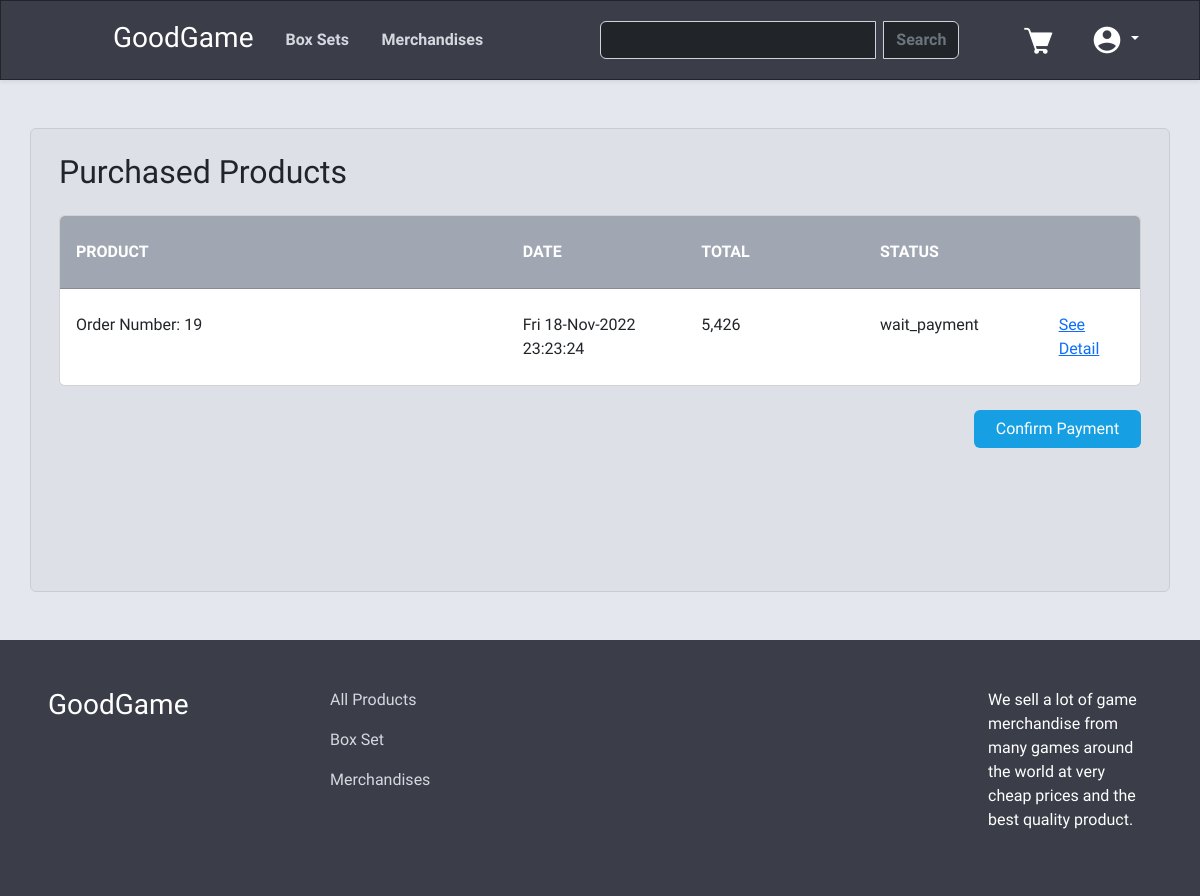
Before: /orders.php (signed in) with the older database file.
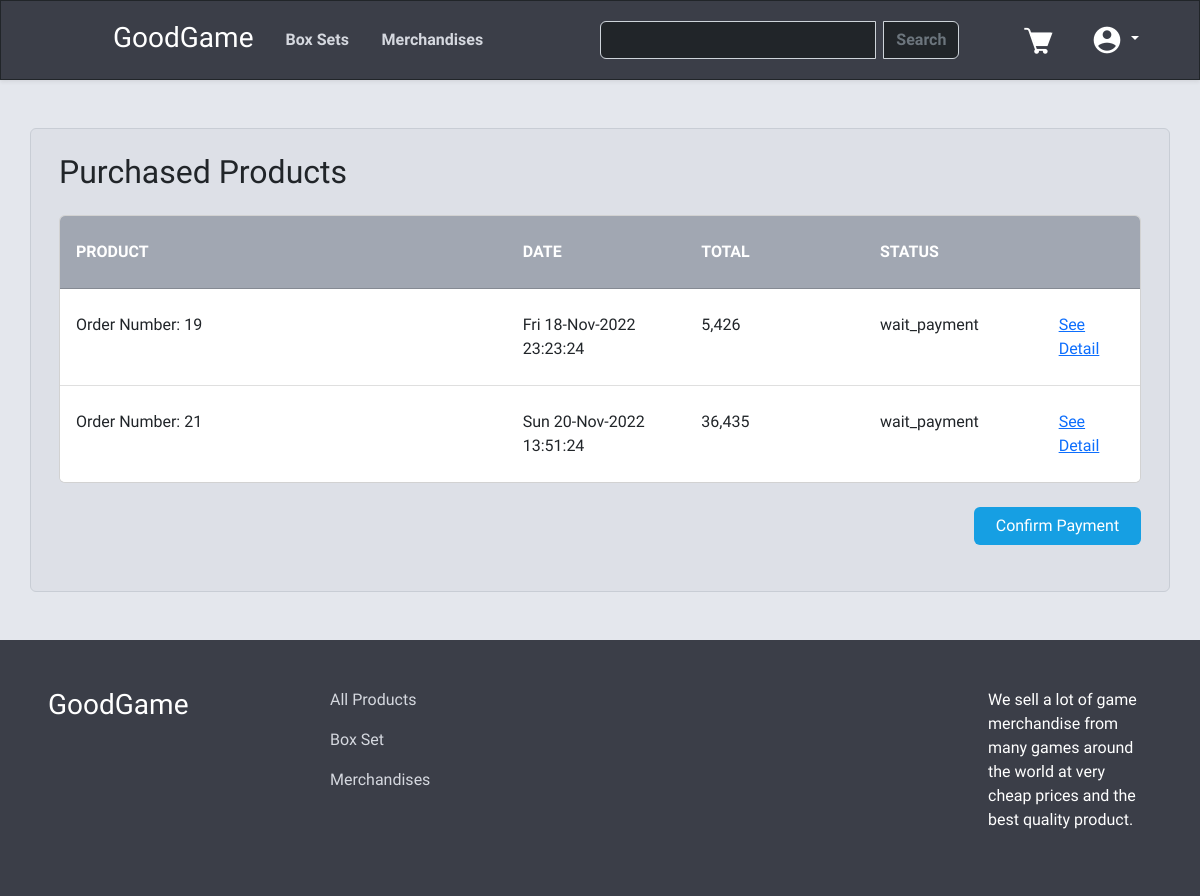
After: the same page with the newer database file.
### tables this page shows
CREATE TABLE "Order" (
	"Order_ID"	INTEGER NOT NULL,
	"CustomerID"	INTEGER NOT NULL,
	"Order_Status"	TEXT,
	"Ord_name"	TEXT,
	"Ord_lname"	TEXT,
	"Ord_address"	TEXT,
	"Ord_city"	TEXT,
	"Ord_province"	TEXT,
	"Ord_post"	TEXT,
	"Ord_phone"	TEXT,
	"Ord_total"	INTEGER,
	"Ord_date"	TEXT,
	PRIMARY KEY("Order_ID" AUTOINCREMENT)
);

### orders.php (the view, shortened to what this page needs)
<?php
include "navbar.php";
$sql = "SELECT * FROM 'Order' WHERE CustomerID =" . $_SESSION["ID"] . "";
$result = $db->query($sql);
?>
<html lang="en">
<head>
    <link rel="stylesheet" href="stylesorders.css">
    <link rel="stylesheet" href="stylesnavfoot.css">
</head>
<body>
    <div class="container-fluid main-container">
        <div class="container mt-5 mb-5 purchases-contain rounded">
            <h2 class="mt-4 mb-4 ms-3">Purchased Products</h2>
            <div class="card ms-3 me-3 mb-4">
                <div class="card-header head-list">
                    <div class="row mt-3">
                        <div class="col-5">
                            <p class="fw-bold text-white">PRODUCT</p>
                        </div>
                        <div class="col-2">
                            <p class="fw-bold text-white">DATE</p>
                        </div>
                        <div class="col-2">
                            <p class="fw-bold text-white">TOTAL</p>
                        </div>
                        <div class="col-2">
                            <p class="fw-bold text-white">STATUS</p>
                        </div>
                    </div>
                </div>
                <ul class="list-group list-group-flush">
                    <?php
                    while ($order = $result->fetchArray(SQLITE3_ASSOC)) {
                        echo '<li class="list-group-item">
                            <div class="row mt-3">
                                <div class="col-5">
                                    <p class=""> Order Number: ' . $order['Order_ID'] . '</p>
                                </div>
                                <div class="col-2">
                                    <p class="">' . $order['Ord_date'] . '</p>
                                </div>
                                <div class="col-2">
                                    <p class="">' . number_format($order['Ord_total']) . '</p>
                                </div>
                                <div class="col-2">
                                    <p class="">' . $order['Order_Status'] . '</p>
                                </div>
                                <div class="col-1">
                                    <a href="orderdetail.php?id=' . $order['Order_ID'] . '" class="button">See Detail</a>
                                </div>
                            </div>
                        </li>';
                    }
                    ?>
                </ul>
            </div>
            <div class="d-flex justify-content-end">
                <a class="btn btn-primary change-button me-3" href="sendreceipt.php">Confirm Payment</a>
            </div>
        </div>
    </div>
    <footer class="main-navbar">
        <div class="container-fluid p-5">
            <div class="row">
                <div class="col-3">
                    <h3><a class="nav-link text-white" href="index.php">GoodGame</a></h3>
                </div>
                <div class="col-7">
                    <a class="nav-link web-text-color pb-3" href="filter.php?filter_type=None">All Products</a>
                    <a class="nav-link web-text-color pb-3" href="filter.php?filter_type=Box Set">Box Set</a>
                    <a class="nav-link web-text-color pb-3" href="filter.php?filter_type=Merchandise">Merchandises</a>
                </div>
                <div class="col-2">
                    <p class="text-white">We sell a lot of game merchandise from many games around the world at very cheap prices and the best quality product.</p>
                </div>
            </div>
        </div>
    </footer>
</body>
</html>

### navbar.php (shortened to what this page needs)
<html lang="en">
<head>
    <link href="stylesnavfoot.css" rel="stylesheet">
    <link href="https://cdn.jsdelivr.net/npm/bootstrap@5.2.2/dist/css/bootstrap.min.css" rel="stylesheet">
</head>
<body>
    <nav class="navbar sticky-top main-navbar shadow-sm border border-dark">
        <ul class="nav me-auto ms-5">
            <li class="nav-item ms-5 mt-1">
                <h3><a class="nav-link text-white" href="index.php">GoodGame</a></h3>
            </li>
            <li class="nav-item me-5">
                <a class='nav-link web-text-color fw-bold text-in-nav' href='filter.php?filter_type=Box Set'>Box Sets</a>
            </li>
            <li class="nav-item ms-5">
                <a class="nav-link web-text-color fw-bold text-in-nav" href="filter.php?filter_type=Merchandise">Merchandises</a>
            </li>
        </ul>
        <form class="d-flex text-in-nav search-nav" role="search" method="post" action="filter.php">
            <?php
            echo "<div class='input-group'>";
            echo "<input class='form-control me-2 text-white bg-dark fw-bold' type='text' placeholder='Product name' aria-label='Search' name='searchName' value='" . $_SESSION['searchName'] . "'>";
            echo "<input type='submit' name='submitName' class='btn btn-outline-secondary search-button-nav fw-bold' value='Search'>";
            echo "</div>";
            ?>
        </form>
        <?php
        if (!isset($_SESSION["email"])) {
            echo '<ul class="nav me-5">
                        <li class="nav-item">
                            <a class="nav-link web-text-color fw-bold" href="signup.php">Sign Up</a>
                        </li>
                        <li class="nav-item">
                            <a class="nav-link web-text-color fw-bold" href="login.php">Log In</a>
                        </li>
                    </ul>';
        } else {
            $sent = htmlspecialchars($_SERVER["PHP_SELF"]);
            echo '<a href="cart.php"><img src="image/webelement/cart.png" alt="" class="me-4"></a>';
            echo '<div class="dropdown me-5">
            <a class="btn btn-secondary dropdown-toggle user-dropdown" href="#" role="button" id="dropdownMenuLink" data-bs-toggle="dropdown" aria-expanded="false">
                <img src="image/webelement/user.png" alt="">
            </a>
            <ul class="dropdown-menu dropdown-menu-end user-dropdown-list shadow-sm">
                <li><a class="dropdown-item text-white user-dropdown-list-item mt-2" href="user.php">Account</a></li>
                <li><a class="dropdown-item text-white user-dropdown-list-item" href="orders.php">Purchases</a></li>
                <li><a class="dropdown-item text-white user-dropdown-list-item" href="sendreceipt.php">Payment</a></li>
                <li><a class="dropdown-item text-white user-dropdown-list-item" href="wishlist.php">Wish List</a></li>
                <li>
                    <form action="' . $sent . '" method="post">
                        <input type="hidden" name="logout">
                        <a class="dropdown-item text-white user-dropdown-list-item" onclick="this.parentNode.submit();">Log Out</a>
                    </form>
                </li>
            </ul>
        </div>';
        }
        ?>
    </nav>
</body>
</html>

### stylesnavfoot.css (style rules this page uses)
.web-text-color { color: rgba(213, 216, 223) !important; }
.main-navbar { background-color: rgba(59, 62, 72); }
.text-in-nav { margin: 0; position: absolute; top: 50%; transform: translateY(-50%); }
.search-nav { margin-left: 50%; width: 30%; }
.user-dropdown { background-color: transparent !important; border: none !important; }
.search-button-nav { background-color: rgb(33, 37, 41) !important; border-color: rgb(206, 212, 218) !important; }

### stylesorders.css (style rules this page uses)
body { font-family: 'Chakra Petch', sans-serif !important; }
.main-container { background-color: rgb(228, 231, 237); display: flex; min-height: 70%; }
.purchases-contain { background-color: rgb(221, 224, 231); border-style: solid; border-color: rgb(200, 205, 213); border-width: thin; }
.head-list { background-color: rgb(161, 167, 178) !important; }
.change-button { width: 15%; background-color: rgb(22, 159, 227) !important; border-color: transparent !important; }

Changed rows visible on the page:
added order: Order_ID "21", Ord_date "Sun 20-Nov-2022 13:51:24", Ord_total "36,435", Order_Status "wait_payment"
